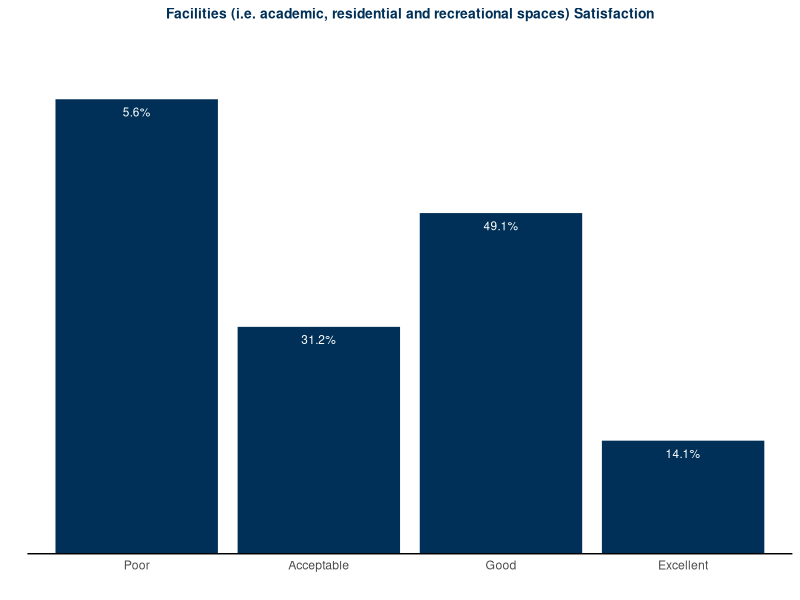
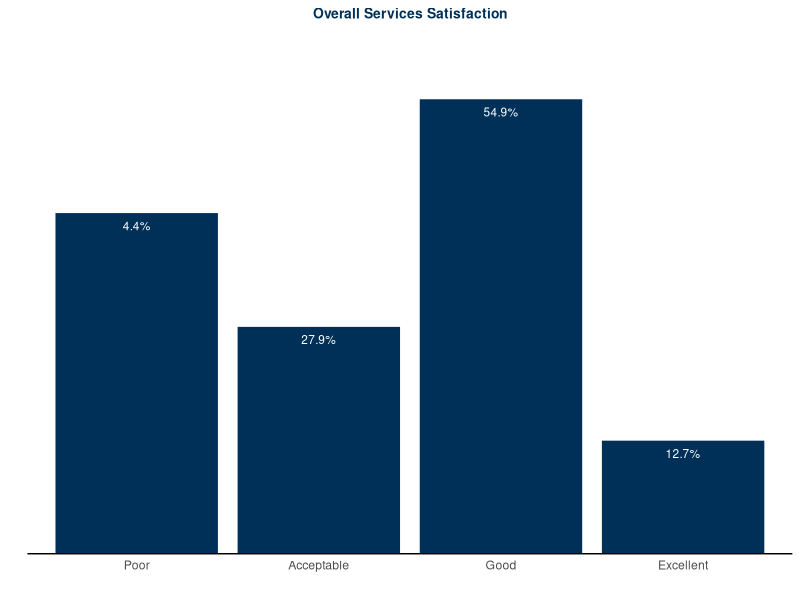
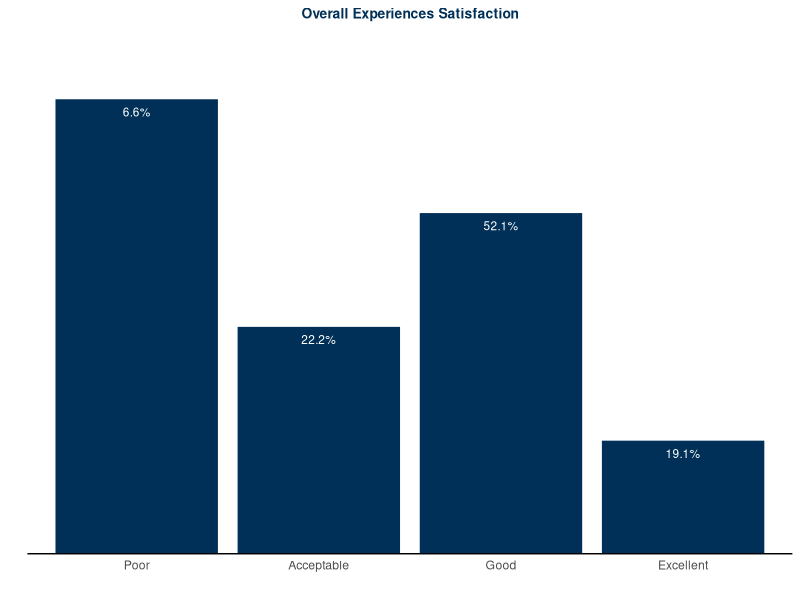
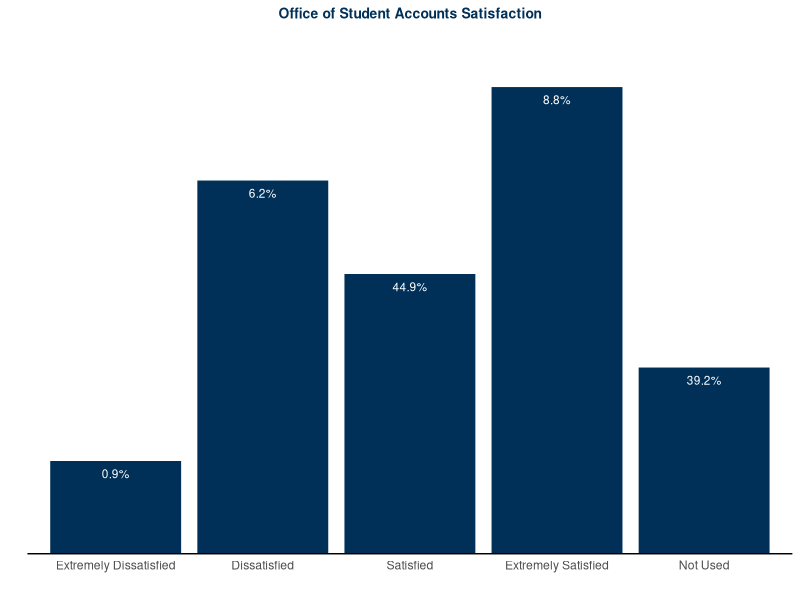
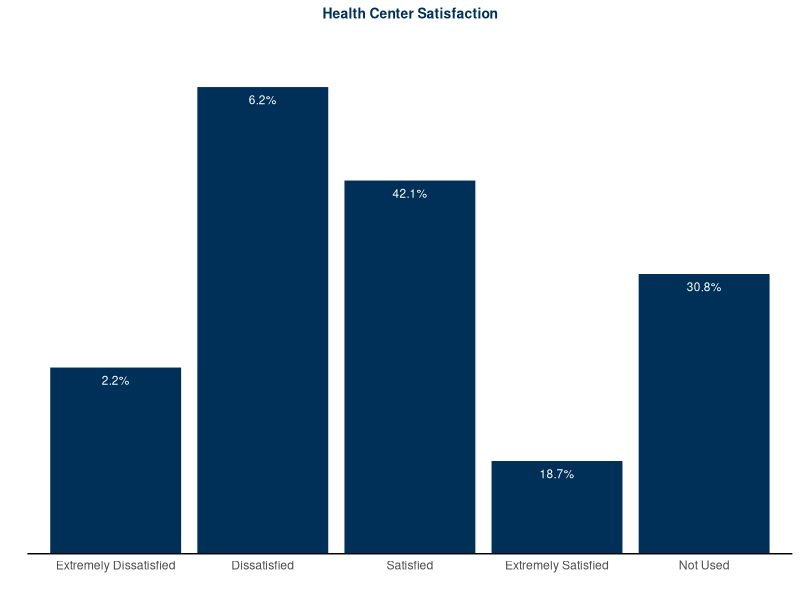
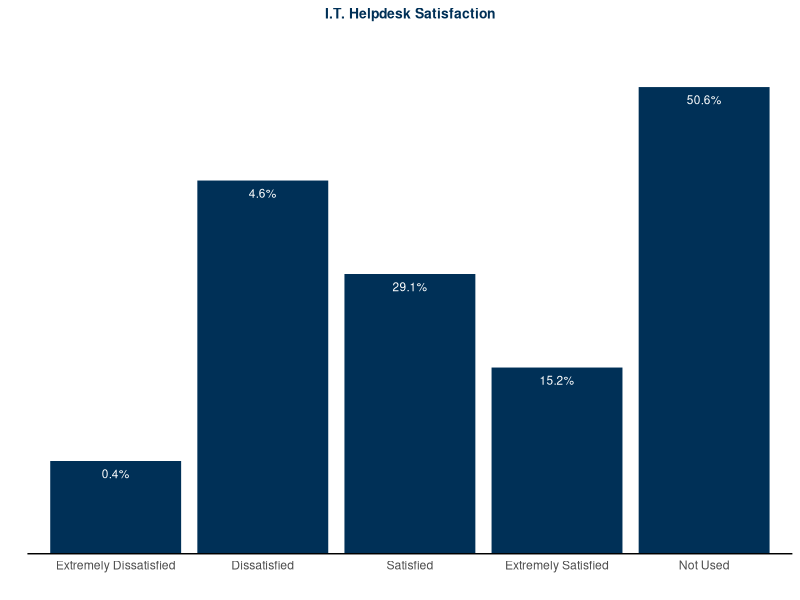
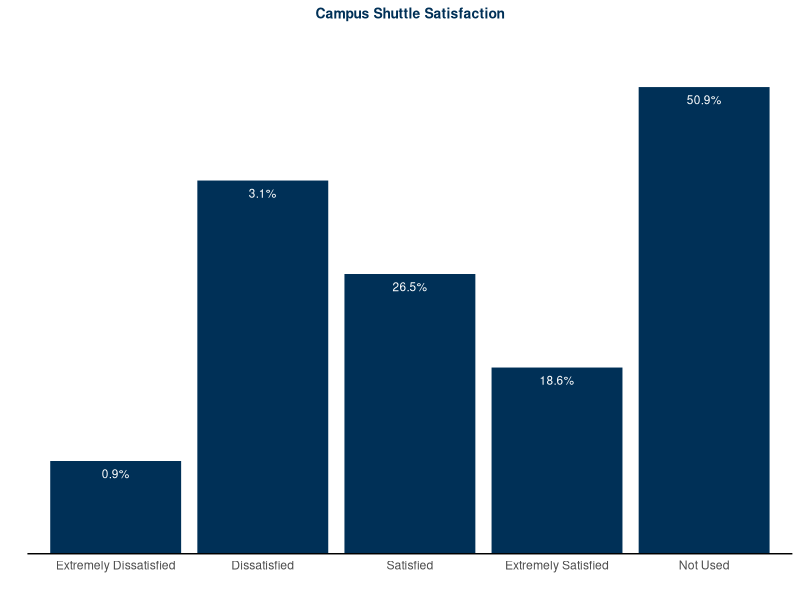
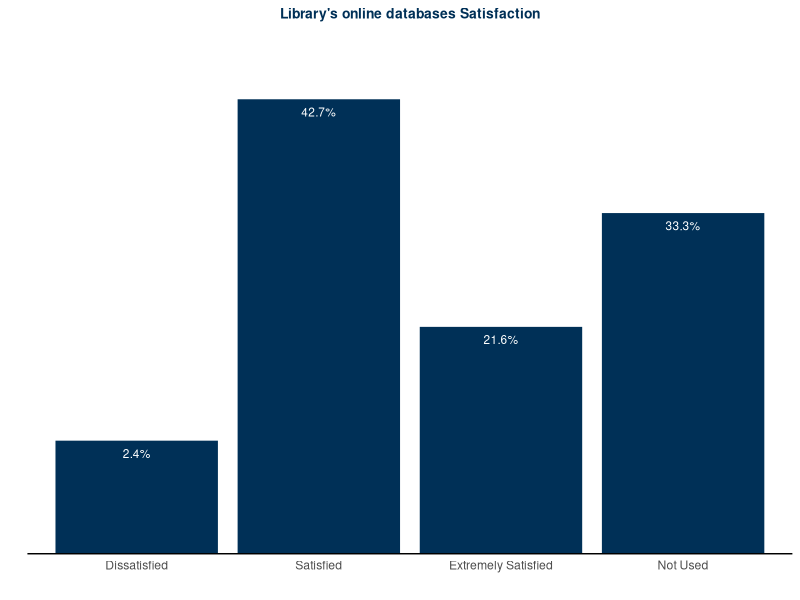

Reproduce these figures in R, in order.

#----------------------setting up-------------------------
setwd("-/Documents/Rprojects/data/student_satisfaction_survey")
getwd()
list.files()

#load package
library(readxl) #for read_excel
library(readr) #for read_csv
library(dplyr) #for select, rename, join, etc.
library(tidyverse) #for pipes
library(ggplot2)
library(stringr) 
#-------------------------data file prep-------------------------------------------------
#read data files, initial exploration
sss21<-read_excel("2021 SSS Raw.xlsx")
names(sss21)
#glimpse(sss21$`Invite Custom Field 1`)

#select (and rename) variables to build separate data frames
sss21.qual<-select(sss21, starts_with("Please explain"))
names(sss21.qual)

sss21.slct<-sss21 %>% select(`Invite Custom Field 1`, contains(":Please rate")) 
names(sss21.slct) [1]<-"pc_id"
names(sss21.slct)<- gsub(":[A-Za-z]*.*$", "", names(sss21.slct))
names(sss21.slct)

#revert to data frame to make variables and detect values for each variable
df_sss21<-as.data.frame(sss21.slct)
str(df_sss21)
names(df_sss21)



#=============================descriptive analysis=================================
#==================================================================================

#use df_sss21 to go through each item [2-25] 

#-------------------------------- Overall facilities--------------------------
#1.as factor
df_sss21 <- df_sss21 %>% mutate (facilities_fac = factor(df_sss21$`Overall facilities (i.e. academic, residential and recreational spaces)`, levels = c('Poor', 'Acceptable', 'Good', 'Excellent','NA')) )
df_sss21$facilities_fac #好像的确没有na/ no usage的选项？

#2.pivot table
facilities21_tab <- df_sss21 %>% 
  filter(!is.na(facilities_fac)) %>% 
  group_by(facilities_fac) %>% 
  summarize(cnt = n()) %>%
  mutate(percentage = sprintf(cnt/sum(cnt)*100, fmt= "%#0.1f%%" )) #'%#.2f'
facilities21_tab

#3.bar plot
facilities21_tab %>% 
  ggplot(aes(x =facilities_fac , y=percentage)) + 
  geom_col(fill = "#003057", color ="#ffffff") +
  theme_classic()+
  labs(title = str_wrap("Facilities (i.e. academic, residential and recreational spaces) Satisfaction"))+
  theme(plot.title = element_text(color = "#003057", size = 10, hjust = 0.5, face="bold"))+
  labs(x = "", y = "")+
  guides(y = "none")+
  theme(axis.ticks = element_blank())+
  geom_text(aes(label = percentage), vjust = 2, size = 3, color="#ffffff") 

# save the plot 
ggsave('facilities21.jpg', width = 6, height = 6, path="pic")

#--------------------------------Overall Services--------------------------------
#1.as factor
df_sss21 <- df_sss21 %>% mutate (service_fac = factor(df_sss21$`Overall Services`, levels = c('Poor', 'Acceptable', 'Good', 'Excellent','NA')) )
df_sss21$service_fac #好像的确没有na/ no usage的选项？

#2.pivot table
service21_tab  <- df_sss21 %>% 
  filter(!is.na(service_fac )) %>% 
  group_by(service_fac ) %>% 
  summarize(cnt = n()) %>%
  mutate(percentage = sprintf(cnt/sum(cnt)*100, fmt= "%#0.1f%%" )) #'%#.2f'
service21_tab

#3.bar plot
service21_tab %>% 
  ggplot(aes(x =service_fac , y=percentage)) + 
  geom_col(fill = "#003057", color ="#ffffff") +
  theme_classic()+
  labs(title = str_wrap("Overall Services Satisfaction"))+
  theme(plot.title = element_text(color = "#003057", size = 10, hjust = 0.5, face="bold"))+
  labs(x = "", y = "")+
  guides(y = "none")+
  theme(axis.ticks = element_blank())+
  geom_text(aes(label = percentage), vjust = 2, size = 3, color="#ffffff") 

# save the plot 
ggsave('service21.jpg', width = 6, height = 6, path="pic")

#-------------------------------- Overall Experiences---------------------------
#0.investige factor names
df_sss21 %>% group_by (df_sss21[4]) %>% count()

#1.as factor
df_sss21 <- df_sss21 %>% mutate (exp_fac = factor(df_sss21$`My overall experience`, levels = c('Poor', 'Acceptable', 'Good', 'Excellent')) )
df_sss21$exp_fac #好像的确没有na/ no usage的选项？

#2.pivot table
experience_tab  <- df_sss21 %>% 
  filter(!is.na(exp_fac)) %>% 
  group_by(exp_fac) %>% 
  summarize(cnt = n()) %>%
  mutate(percentage = sprintf(cnt/sum(cnt)*100, fmt= "%#0.1f%%" )) #'%#.2f'
experience_tab

#3.bar plot
experience_tab %>% 
  ggplot(aes(x =exp_fac , y=percentage)) + 
  geom_col(fill = "#003057", color ="#ffffff") +
  theme_classic()+
  labs(title = str_wrap("Overall Experiences Satisfaction"))+
  theme(plot.title = element_text(color = "#003057", size = 10, hjust = 0.5, face="bold"))+
  labs(x = "", y = "")+
  guides(y = "none")+
  theme(axis.ticks = element_blank())+
  geom_text(aes(label = percentage), vjust = 2, size = 3, color="#ffffff") 

# save the plot 
ggsave('experience21.jpg', width = 6, height = 6, path="pic")


#--------------------------------`Office of Student Accounts`--------------------------------
#0.investige factor names
df_sss21 %>% group_by (df_sss21[5]) %>% count()

#1.as factor
df_sss21 <- df_sss21 %>% mutate (account_fac = factor(df_sss21$`Office of Student Accounts`, levels = c('Extremely Dissatisfied', 'Dissatisfied', 'Satisfied', 'Extremely Satisfied', 'Not Used')) )
#check
df_sss21 %>% group_by (account_fac) %>% count()

#2.pivot table
account_tab  <- df_sss21 %>% 
  filter(!is.na(account_fac)) %>% 
  group_by(account_fac) %>% 
  summarize(cnt = n()) %>%
  mutate(percentage = sprintf(cnt/sum(cnt)*100, fmt= "%#0.1f%%" )) #'%#.2f'
#check
account_tab

#3.bar plot
account_tab %>% 
  ggplot(aes(x =account_fac , y=percentage)) + 
  geom_col(fill = "#003057", color ="#ffffff") +
  theme_classic()+
  labs(title = str_wrap("Office of Student Accounts Satisfaction"))+
  theme(plot.title = element_text(color = "#003057", size = 10, hjust = 0.5, face="bold"))+
  labs(x = "", y = "")+
  guides(y = "none")+
  theme(axis.ticks = element_blank())+
  geom_text(aes(label = percentage), vjust = 2, size = 3, color="#ffffff") 

# save the plot 
ggsave('account21.jpg', width = 6, height = 6, path="pic")

#---------------------------------`Health Center`-------------------------------------
#0.investige factor names
df_sss21 %>% group_by (df_sss21[6]) %>% count()

#1.as factor
df_sss21 <- df_sss21 %>% mutate (health_fac = factor(df_sss21$`Health Center`, levels = c('Extremely Dissatisfied', 'Dissatisfied', 'Satisfied', 'Extremely Satisfied', 'Not Used')) )
#check
df_sss21 %>% group_by (health_fac) %>% count()

#2.pivot table
account_tab  <- df_sss21 %>% 
  filter(!is.na(health_fac)) %>% 
  group_by(health_fac) %>% 
  summarize(cnt = n()) %>%
  mutate(percentage = sprintf(cnt/sum(cnt)*100, fmt= "%#0.1f%%" )) #'%#.2f'
#check
account_tab

#3.bar plot
account_tab %>% 
  ggplot(aes(x =health_fac , y=percentage)) + 
  geom_col(fill = "#003057", color ="#ffffff") +
  theme_classic()+
  labs(title = str_wrap("Health Center Satisfaction"))+
  theme(plot.title = element_text(color = "#003057", size = 10, hjust = 0.5, face="bold"))+
  labs(x = "", y = "")+
  guides(y = "none")+
  theme(axis.ticks = element_blank())+
  geom_text(aes(label = percentage), vjust = 2, size = 3, color="#ffffff") 

# save the plot 
ggsave('health21.jpg', width = 6, height = 6, path="pic")


#---------------------------`I.T. Helpdesk`---------------------------``
#0.investige factor names
df_sss21 %>% group_by (df_sss21[7]) %>% count()

#1.as factor
df_sss21 <- df_sss21 %>% mutate (IT_fac = factor(df_sss21$`I.T. Helpdesk`, levels = c('Extremely Dissatisfied', 'Dissatisfied', 'Satisfied', 'Extremely Satisfied', 'Not Used')) )
#check
df_sss21 %>% group_by (IT_fac) %>% count()

#2.pivot table
IT_tab  <- df_sss21 %>% 
  filter(!is.na(IT_fac)) %>% 
  group_by(IT_fac) %>% 
  summarize(cnt = n()) %>%
  mutate(percentage = sprintf(cnt/sum(cnt)*100, fmt= "%#0.1f%%" )) #'%#.2f'
#check
IT_tab

#3.bar plot
IT_tab %>% 
  ggplot(aes(x =IT_fac , y=percentage)) + 
  geom_col(fill = "#003057", color ="#ffffff") +
  theme_classic()+
  labs(title = str_wrap("I.T. Helpdesk Satisfaction"))+
  theme(plot.title = element_text(color = "#003057", size = 10, hjust = 0.5, face="bold"))+
  labs(x = "", y = "")+
  guides(y = "none")+
  theme(axis.ticks = element_blank())+
  geom_text(aes(label = percentage), vjust = 2, size = 3, color="#ffffff") 

# save the plot 
ggsave('IT21.jpg', width = 6, height = 6, path="pic")


#----------------------------------`Campus Shuttle`----------------------------``
#0.investige factor names
df_sss21 %>% group_by (df_sss21[8]) %>% count()

#1.as factor
df_sss21 <- df_sss21 %>% mutate (shuttle_fac = factor(df_sss21$`Campus Shuttle`, levels = c('Extremely Dissatisfied', 'Dissatisfied', 'Satisfied', 'Extremely Satisfied', 'Not Used')) )
#check
df_sss21 %>% group_by (shuttle_fac) %>% count()

#2.pivot table
shuttle_tab  <- df_sss21 %>% 
  filter(!is.na(shuttle_fac)) %>% 
  group_by(shuttle_fac) %>% 
  summarize(cnt = n()) %>%
  mutate(percentage = sprintf(cnt/sum(cnt)*100, fmt= "%#0.1f%%" )) #'%#.2f'
#check
shuttle_tab

#3.bar plot
shuttle_tab %>% 
  ggplot(aes(x =shuttle_fac , y=percentage)) + 
  geom_col(fill = "#003057", color ="#ffffff") +
  theme_classic()+
  labs(title = str_wrap("Campus Shuttle Satisfaction"))+
  theme(plot.title = element_text(color = "#003057", size = 10, hjust = 0.5, face="bold"))+
  labs(x = "", y = "")+
  guides(y = "none")+
  theme(axis.ticks = element_blank())+
  geom_text(aes(label = percentage), vjust = 2, size = 3, color="#ffffff") 

# save the plot 
ggsave('shuttle21.jpg', width = 6, height = 6, path="pic")



#-----------------------------------`Library's online databases`---------------------------``
#0.investige factor names
df_sss21 %>% group_by (df_sss21[9]) %>% count()

#1.as factor
df_sss21 <- df_sss21 %>% mutate (lib_fac = factor(df_sss21$`Library's online databases`, levels = c('Extremely Dissatisfied', 'Dissatisfied', 'Satisfied', 'Extremely Satisfied', 'Not Used')) )
#check
df_sss21 %>% group_by (lib_fac) %>% count()

#2.pivot table
lib_tab  <- df_sss21 %>% 
  filter(!is.na(lib_fac)) %>% 
  group_by(lib_fac) %>% 
  summarize(cnt = n()) %>%
  mutate(percentage = sprintf(cnt/sum(cnt)*100, fmt= "%#0.1f%%" )) #'%#.2f'
#check
lib_tab

#3.bar plot
lib_tab %>% 
  ggplot(aes(x =lib_fac , y=percentage)) + 
  geom_col(fill = "#003057", color ="#ffffff") +
  theme_classic()+
  labs(title = str_wrap("Library's online databases Satisfaction"))+
  theme(plot.title = element_text(color = "#003057", size = 10, hjust = 0.5, face="bold"))+
  labs(x = "", y = "")+
  guides(y = "none")+
  theme(axis.ticks = element_blank())+
  geom_text(aes(label = percentage), vjust = 2, size = 3, color="#ffffff") 

# save the plot 
ggsave('lib21.jpg', width = 6, height = 6, path="pic")

#--------------------------------`Mail Services`------------------------------``
#0.investige factor names
df_sss21 %>% group_by (df_sss21[10]) %>% count()

#1.as factor
df_sss21 <- df_sss21 %>% mutate (mail_fac = factor(df_sss21$`Mail Services`, levels = c('Extremely Dissatisfied', 'Dissatisfied', 'Satisfied', 'Extremely Satisfied', 'Not Used')) )
#check
df_sss21 %>% group_by (mail_fac) %>% count()

#2.pivot table
mail_tab  <- df_sss21 %>% 
  filter(!is.na(mail_fac)) %>% 
  group_by(mail_fac) %>% 
  summarize(cnt = n()) %>%
  mutate(percentage = sprintf(cnt/sum(cnt)*100, fmt= "%#0.1f%%" )) #'%#.2f'
#check
mail_tab

#3.bar plot
mail_tab %>% 
  ggplot(aes(x =mail_fac , y=percentage)) + 
  geom_col(fill = "#003057", color ="#ffffff") +
  theme_classic()+
  labs(title = str_wrap("Mail Services Satisfaction"))+
  theme(plot.title = element_text(color = "#003057", size = 10, hjust = 0.5, face="bold"))+
  labs(x = "", y = "")+
  guides(y = "none")+
  theme(axis.ticks = element_blank())+
  geom_text(aes(label = percentage), vjust = 2, size = 3, color="#ffffff") 

# save the plot 
ggsave('mail21.jpg', width = 6, height = 6, path="pic")



#--------------------------------------Academic Achievement Center----------------------------``
#0.investige factor names
df_sss21 %>% group_by (df_sss21[11]) %>% count()

#1.as factor
df_sss21 <- df_sss21 %>% mutate (aca_fac = factor(df_sss21$`Academic Achievement Center`, levels = c('Extremely Dissatisfied', 'Dissatisfied', 'Satisfied', 'Extremely Satisfied', 'Not Used')) )
#check
df_sss21 %>% group_by (aca_fac) %>% count()

#2.pivot table
aca_tab  <- df_sss21 %>% 
  filter(!is.na(aca_fac)) %>% 
  group_by(aca_fac) %>% 
  summarize(cnt = n()) %>%
  mutate(percentage = sprintf(cnt/sum(cnt)*100, fmt= "%#0.1f%%" )) #'%#.2f'
#check
aca_tab

#3.bar plot
aca_tab %>% 
  ggplot(aes(x =aca_fac , y=percentage)) + 
  geom_col(fill = "#003057", color ="#ffffff") +
  theme_classic()+
  labs(title = str_wrap("Academic Achievement Center Satisfaction"))+
  theme(plot.title = element_text(color = "#003057", size = 10, hjust = 0.5, face="bold"))+
  labs(x = "", y = "")+
  guides(y = "none")+
  theme(axis.ticks = element_blank())+
  geom_text(aes(label = percentage), vjust = 2, size = 3, color="#ffffff") 

# save the plot 
ggsave('acacenter21.jpg', width = 6, height = 6, path="pic")


#-------------------------Office of Student Financial Planning (Financial Aid)-----------``
#0.investige factor names
df_sss21 %>% group_by (df_sss21[12]) %>% count()

#1.as factor
df_sss21 <- df_sss21 %>% mutate (financeaid_fac = factor(df_sss21$`Office of Student Financial Planning (Financial Aid)`, levels = c('Extremely Dissatisfied', 'Dissatisfied', 'Satisfied', 'Extremely Satisfied', 'Not Used')) )
#check
df_sss21 %>% group_by (financeaid_fac) %>% count()

#2.pivot table
financeaid_tab  <- df_sss21 %>% 
  filter(!is.na(financeaid_fac)) %>% 
  group_by(financeaid_fac) %>% 
  summarize(cnt = n()) %>%
  mutate(percentage = sprintf(cnt/sum(cnt)*100, fmt= "%#0.1f%%" )) #'%#.2f'
#check
financeaid_tab

#3.bar plot
financeaid_tab %>% 
  ggplot(aes(x =financeaid_fac , y=percentage)) + 
  geom_col(fill = "#003057", color ="#ffffff") +
  theme_classic()+
  labs(title = str_wrap("Office of Student Financial Planning (Financial Aid) Satisfaction"))+
  theme(plot.title = element_text(color = "#003057", size = 10, hjust = 0.5, face="bold"))+
  labs(x = "", y = "")+
  guides(y = "none")+
  theme(axis.ticks = element_blank())+
  geom_text(aes(label = percentage), vjust = 2, size = 3, color="#ffffff") 

# save the plot 
ggsave('financeaid21.jpg', width = 6, height = 6, path="pic")



#--------------------------------`Registrar's Office`---------------------------------``
#0.investige factor names
df_sss21 %>% group_by (df_sss21[13]) %>% count()

#1.as factor
df_sss21 <- df_sss21 %>% mutate (registar_fac = factor(df_sss21$`Registrar's Office`, levels = c('Extremely Dissatisfied', 'Dissatisfied', 'Satisfied', 'Extremely Satisfied', 'Not Used')) )
#check
df_sss21 %>% group_by (registar_fac) %>% count()

#2.pivot table
registar_tab  <- df_sss21 %>% 
  filter(!is.na(registar_fac)) %>% 
  group_by(registar_fac) %>% 
  summarize(cnt = n()) %>%
  mutate(percentage = sprintf(cnt/sum(cnt)*100, fmt= "%#0.1f%%" )) #'%#.2f'
#check
registar_tab

#3.bar plot
registar_tab %>% 
  ggplot(aes(x =registar_fac , y=percentage)) + 
  geom_col(fill = "#003057", color ="#ffffff") +
  theme_classic()+
  labs(title = str_wrap("Registrar's Office Satisfaction"))+
  theme(plot.title = element_text(color = "#003057", size = 10, hjust = 0.5, face="bold"))+
  labs(x = "", y = "")+
  guides(y = "none")+
  theme(axis.ticks = element_blank())+
  geom_text(aes(label = percentage), vjust = 2, size = 3, color="#ffffff") 

# save the plot 
ggsave('registar21.jpg', width = 6, height = 6, path="pic")



#-----------------------------------`Career Development Center`--------------------------``
#0.investige factor names
df_sss21 %>% group_by (df_sss21[14]) %>% count()

#1.as factor
df_sss21 <- df_sss21 %>% mutate (career_fac = factor(df_sss21$`Career Development Center`, levels = c('Extremely Dissatisfied', 'Dissatisfied', 'Satisfied', 'Extremely Satisfied', 'Not Used')) )
#check
df_sss21 %>% group_by (career_fac) %>% count()

#2.pivot table
career_tab  <- df_sss21 %>% 
  filter(!is.na(career_fac)) %>% 
  group_by(career_fac) %>% 
  summarize(cnt = n()) %>%
  mutate(percentage = sprintf(cnt/sum(cnt)*100, fmt= "%#0.1f%%" )) #'%#.2f'
#check
career_tab

#3.bar plot
career_tab %>% 
  ggplot(aes(x =career_fac , y=percentage)) + 
  geom_col(fill = "#003057", color ="#ffffff") +
  theme_classic()+
  labs(title = str_wrap("Career Development Center Satisfaction"))+
  theme(plot.title = element_text(color = "#003057", size = 10, hjust = 0.5, face="bold"))+
  labs(x = "", y = "")+
  guides(y = "none")+
  theme(axis.ticks = element_blank())+
  geom_text(aes(label = percentage), vjust = 2, size = 3, color="#ffffff") 

# save the plot 
ggsave('career21.jpg', width = 6, height = 6, path="pic")


#-------------------------------`Counseling Center (in Mott House or virtual)`-----------------``
#0.investige factor names
df_sss21 %>% group_by (df_sss21[15]) %>% count()

#1.as factor
df_sss21 <- df_sss21 %>% mutate (counsel_fac = factor(df_sss21$ `Counseling Center (in Mott House or virtual)`, levels = c('Extremely Dissatisfied', 'Dissatisfied', 'Satisfied', 'Extremely Satisfied', 'Not Used')) )
#check
df_sss21 %>% group_by (counsel_fac) %>% count()

#2.pivot table
counsel_tab  <- df_sss21 %>% 
  filter(!is.na(counsel_fac)) %>% 
  group_by(counsel_fac) %>% 
  summarize(cnt = n()) %>%
  mutate(percentage = sprintf(cnt/sum(cnt)*100, fmt= "%#0.1f%%" )) #'%#.2f'
#check
counsel_tab

#3.bar plot
counsel_tab %>% 
  ggplot(aes(x =counsel_fac , y=percentage)) + 
  geom_col(fill = "#003057", color ="#ffffff") +
  theme_classic()+
  labs(title = str_wrap("Counseling Center (in Mott House or virtual) Satisfaction"))+
  theme(plot.title = element_text(color = "#003057", size = 10, hjust = 0.5, face="bold"))+
  labs(x = "", y = "")+
  guides(y = "none")+
  theme(axis.ticks = element_blank())+
  geom_text(aes(label = percentage), vjust = 2, size = 3, color="#ffffff") 

# save the plot 
ggsave('counseling21.jpg', width = 6, height = 6, path="pic")



#----------------------------------Intercultural Center & Commuter Cottage (IC3)----------------------``
#0.investige factor names
df_sss21 %>% group_by (df_sss21[16]) %>% count()

#1.as factor
df_sss21 <- df_sss21 %>% mutate (iccc_fac = factor(df_sss21$ `Intercultural Center & Commuter Cottage (IC3)`, levels = c('Extremely Dissatisfied', 'Dissatisfied', 'Satisfied', 'Extremely Satisfied', 'Not Used')) )
#check
df_sss21 %>% group_by (iccc_fac) %>% count()

#2.pivot table
iccc_tab  <- df_sss21 %>% 
  filter(!is.na(iccc_fac)) %>% 
  group_by(iccc_fac) %>% 
  summarize(cnt = n()) %>%
  mutate(percentage = sprintf(cnt/sum(cnt)*100, fmt= "%#0.1f%%" )) #'%#.2f'
#check
iccc_tab

#3.bar plot
iccc_tab %>% 
  ggplot(aes(x =iccc_fac , y=percentage)) + 
  geom_col(fill = "#003057", color ="#ffffff") +
  theme_classic()+
  labs(title = str_wrap("Intercultural Center & Commuter Cottage (IC3) Satisfaction"))+
  theme(plot.title = element_text(color = "#003057", size = 10, hjust = 0.5, face="bold"))+
  labs(x = "", y = "")+
  guides(y = "none")+
  theme(axis.ticks = element_blank())+
  geom_text(aes(label = percentage), vjust = 2, size = 3, color="#ffffff") 

# save the plot 
ggsave('iccc21.jpg', width = 6, height = 6, path="pic")



#------------------------------------`Lasell students have a strong sense of school spirit.`------------------``
#0.investige factor names
df_sss21 %>% group_by (df_sss21[17]) %>% count()

#1.as factor
df_sss21 <- df_sss21 %>% mutate (spirit_fac = factor(df_sss21$`Lasell students have a strong sense of school spirit.`, levels = c('Strongly Disagree', 'Disagree', 'Agree', 'Strongly Agree')) )
#check
df_sss21 %>% group_by (spirit_fac) %>% count()

#2.pivot table
spirit_tab  <- df_sss21 %>% 
  filter(!is.na(spirit_fac)) %>% 
  group_by(spirit_fac) %>% 
  summarize(cnt = n()) %>%
  mutate(percentage = sprintf(cnt/sum(cnt)*100, fmt= "%#0.1f%%" )) #'%#.2f'
#check
spirit_tab

#3.bar plot
spirit_tab %>% 
  ggplot(aes(x =spirit_fac , y=percentage)) + 
  geom_col(fill = "#003057", color ="#ffffff") +
  theme_classic()+
  labs(title = str_wrap("Lasell students have a strong sense of school spirit"))+
  theme(plot.title = element_text(color = "#003057", size = 10, hjust = 0.5, face="bold"))+
  labs(x = "", y = "")+
  guides(y = "none")+
  theme(axis.ticks = element_blank())+
  geom_text(aes(label = percentage), vjust = 2, size = 3, color="#ffffff") 

# save the plot 
ggsave('spirit21.jpg', width = 6, height = 6, path="pic")



#------------------------There is a strong sense of academic integrity at Lasell.`------------``
#0.investige factor names
df_sss21 %>% group_by (df_sss21[18]) %>% count()

#1.as factor
df_sss21 <- df_sss21 %>% mutate (integrity_fac = factor(df_sss21$`There is a strong sense of academic integrity at Lasell.`, levels = c('Strongly Disagree', 'Disagree', 'Agree', 'Strongly Agree')) )
#check
df_sss21 %>% group_by (integrity_fac) %>% count()

#2.pivot table
integrity_tab  <- df_sss21 %>% 
  filter(!is.na(integrity_fac)) %>% 
  group_by(integrity_fac) %>% 
  summarize(cnt = n()) %>%
  mutate(percentage = sprintf(cnt/sum(cnt)*100, fmt= "%#0.1f%%" )) #'%#.2f'
#check
integrity_tab

#3.bar plot
integrity_tab %>% 
  ggplot(aes(x =integrity_fac , y=percentage)) + 
  geom_col(fill = "#003057", color ="#ffffff") +
  theme_classic()+
  labs(title = str_wrap("There is a strong sense of academic integrity at Lasell"))+
  theme(plot.title = element_text(color = "#003057", size = 10, hjust = 0.5, face="bold"))+
  labs(x = "", y = "")+
  guides(y = "none")+
  theme(axis.ticks = element_blank())+
  geom_text(aes(label = percentage), vjust = 2, size = 3, color="#ffffff") 

# save the plot 
ggsave('integrity21.jpg', width = 6, height = 6, path="pic")


#------------------------- `I have had positive experiences with individuals different than myself.`---------------------``
#0.investige factor names
df_sss21 %>% group_by (df_sss21[19]) %>% count()

#1.as factor
df_sss21 <- df_sss21 %>% mutate (diverse_fac = factor(df_sss21$`I have had positive experiences with individuals different than myself.`, levels = c('Strongly Disagree', 'Disagree', 'Agree', 'Strongly Agree')) )
#check
df_sss21 %>% group_by (diverse_fac) %>% count()

#2.pivot table
diverse_tab  <- df_sss21 %>% 
  filter(!is.na(diverse_fac)) %>% 
  group_by(diverse_fac) %>% 
  summarize(cnt = n()) %>%
  mutate(percentage = sprintf(cnt/sum(cnt)*100, fmt= "%#0.1f%%" )) #'%#.2f'
#check
diverse_tab

#3.bar plot
diverse_tab %>% 
  ggplot(aes(x =diverse_fac , y=percentage)) + 
  geom_col(fill = "#003057", color ="#ffffff") +
  theme_classic()+
  labs(title = str_wrap("I have had positive experiences with individuals different than myself"))+
  theme(plot.title = element_text(color = "#003057", size = 10, hjust = 0.5, face="bold"))+
  labs(x = "", y = "")+
  guides(y = "none")+
  theme(axis.ticks = element_blank())+
  geom_text(aes(label = percentage), vjust = 2, size = 3, color="#ffffff") 

# save the plot 
ggsave('diverse21.jpg', width = 6, height = 6, path="pic")



#-----------------------------`I am able to register for classes I need with few conflicts.-------------------------``
#0.investige factor names
df_sss21 %>% group_by (df_sss21[20]) %>% count()

#1.as factor
df_sss21 <- df_sss21 %>% mutate (registerclass_fac = factor(df_sss21$`I am able to register for classes I need with few conflicts.`, levels = c('Strongly Disagree', 'Disagree', 'Agree', 'Strongly Agree')) )
#check
df_sss21 %>% group_by (registerclass_fac) %>% count()

#2.pivot table
registerclass_tab  <- df_sss21 %>% 
  filter(!is.na(registerclass_fac)) %>% 
  group_by(registerclass_fac) %>% 
  summarize(cnt = n()) %>%
  mutate(percentage = sprintf(cnt/sum(cnt)*100, fmt= "%#0.1f%%" )) #'%#.2f'
#check
registerclass_tab

#3.bar plot
registerclass_tab %>% 
  ggplot(aes(x =registerclass_fac , y=percentage)) + 
  geom_col(fill = "#003057", color ="#ffffff") +
  theme_classic()+
  labs(title = str_wrap("I am able to register for classes I need with few conflicts"))+
  theme(plot.title = element_text(color = "#003057", size = 10, hjust = 0.5, face="bold"))+
  labs(x = "", y = "")+
  guides(y = "none")+
  theme(axis.ticks = element_blank())+
  geom_text(aes(label = percentage), vjust = 2, size = 3, color="#ffffff") 

# save the plot 
ggsave('registerclass21.jpg', width = 6, height = 6, path="pic")



#----------------------------`Living conditions in the residence halls are comfortable.`--------------------------``
#0.investige factor names
df_sss21 %>% group_by (df_sss21[21]) %>% count()

#1.as factor
df_sss21 <- df_sss21 %>% mutate (living_fac = factor(df_sss21$`Living conditions in the residence halls are comfortable.`, levels = c('Strongly Disagree', 'Disagree', 'Agree', 'Strongly Agree')) )
#check
df_sss21 %>% group_by (living_fac) %>% count()

#2.pivot table
living_tab  <- df_sss21 %>% 
  filter(!is.na(living_fac)) %>% 
  group_by(living_fac) %>% 
  summarize(cnt = n()) %>%
  mutate(percentage = sprintf(cnt/sum(cnt)*100, fmt= "%#0.1f%%" )) #'%#.2f'
#check
living_tab

#3.bar plot
living_tab %>% 
  ggplot(aes(x =living_fac , y=percentage)) + 
  geom_col(fill = "#003057", color ="#ffffff") +
  theme_classic()+
  labs(title = str_wrap("Living conditions in the residence halls are comfortable"))+
  theme(plot.title = element_text(color = "#003057", size = 10, hjust = 0.5, face="bold"))+
  labs(x = "", y = "")+
  guides(y = "none")+
  theme(axis.ticks = element_blank())+
  geom_text(aes(label = percentage), vjust = 2, size = 3, color="#ffffff") 

# save the plot 
ggsave('living21.jpg', width = 6, height = 6, path="pic")



#---------------------------`Living conditions in the residence halls are comfortable.`---------------------------``
#0.investige factor names
df_sss21 %>% group_by (df_sss21[22]) %>% count()

#1.as factor
df_sss21 <- df_sss21 %>% mutate (acacommit_fac = factor(df_sss21$`There is a commitment to academic excellence.`, levels = c('Strongly Disagree', 'Disagree', 'Agree', 'Strongly Agree')) )
#check
df_sss21 %>% group_by (acacommit_fac) %>% count()

#2.pivot table
acacommit_tab  <- df_sss21 %>% 
  filter(!is.na(acacommit_fac)) %>% 
  group_by(acacommit_fac) %>% 
  summarize(cnt = n()) %>%
  mutate(percentage = sprintf(cnt/sum(cnt)*100, fmt= "%#0.1f%%" )) #'%#.2f'
#check
acacommit_tab

#3.bar plot
acacommit_tab %>% 
  ggplot(aes(x =acacommit_fac , y=percentage)) + 
  geom_col(fill = "#003057", color ="#ffffff") +
  theme_classic()+
  labs(title = str_wrap("There is a commitment to academic excellence"))+
  theme(plot.title = element_text(color = "#003057", size = 10, hjust = 0.5, face="bold"))+
  labs(x = "", y = "")+
  guides(y = "none")+
  theme(axis.ticks = element_blank())+
  geom_text(aes(label = percentage), vjust = 2, size = 3, color="#ffffff") 

# save the plot 
ggsave('acacommit21.jpg', width = 6, height = 6, path="pic")



#----------------------------`Faculty care about me as an individual.`--------------------------``
#0.investige factor names
df_sss21 %>% group_by (df_sss21[23]) %>% count()

#1.as factor
df_sss21 <- df_sss21 %>% mutate (faccare_fac = factor(df_sss21$`Faculty care about me as an individual.`, levels = c('Strongly Disagree', 'Disagree', 'Agree', 'Strongly Agree')) )
#check
df_sss21 %>% group_by (faccare_fac) %>% count()

#2.pivot table
faccare_tab  <- df_sss21 %>% 
  filter(!is.na(faccare_fac)) %>% 
  group_by(faccare_fac) %>% 
  summarize(cnt = n()) %>%
  mutate(percentage = sprintf(cnt/sum(cnt)*100, fmt= "%#0.1f%%" )) #'%#.2f'
#check
faccare_tab

#3.bar plot
faccare_tab %>% 
  ggplot(aes(x =faccare_fac , y=percentage)) + 
  geom_col(fill = "#003057", color ="#ffffff") +
  theme_classic()+
  labs(title = str_wrap("Faculty care about me as an individual"))+
  theme(plot.title = element_text(color = "#003057", size = 10, hjust = 0.5, face="bold"))+
  labs(x = "", y = "")+
  guides(y = "none")+
  theme(axis.ticks = element_blank())+
  geom_text(aes(label = percentage), vjust = 2, size = 3, color="#ffffff") 

# save the plot 
ggsave('faccare21.jpg', width = 6, height = 6, path="pic")



#---------------------------`Faculty care about me as an individual.`---------------------------``
#0.investige factor names
df_sss21 %>% group_by (df_sss21[24]) %>% count()

#1.as factor
df_sss21 <- df_sss21 %>% mutate (community_fac = factor(df_sss21$ `I feel like an integral part of the Lasell University community.` , levels = c('Strongly Disagree', 'Disagree', 'Agree', 'Strongly Agree')) )
#check
df_sss21 %>% group_by (community_fac) %>% count()

#2.pivot table
community_tab  <- df_sss21 %>% 
  filter(!is.na(community_fac)) %>% 
  group_by(community_fac) %>% 
  summarize(cnt = n()) %>%
  mutate(percentage = sprintf(cnt/sum(cnt)*100, fmt= "%#0.1f%%" )) #'%#.2f'
#check
community_tab

#3.bar plot
community_tab %>% 
  ggplot(aes(x =community_fac , y=percentage)) + 
  geom_col(fill = "#003057", color ="#ffffff") +
  theme_classic()+
  labs(title = str_wrap("I feel like an integral part of the Lasell University community"))+
  theme(plot.title = element_text(color = "#003057", size = 10, hjust = 0.5, face="bold"))+
  labs(x = "", y = "")+
  guides(y = "none")+
  theme(axis.ticks = element_blank())+
  geom_text(aes(label = percentage), vjust = 2, size = 3, color="#ffffff") 

# save the plot 
ggsave('community21.jpg', width = 6, height = 6, path="pic")



#-----------------------------`Tuition paid here is a worthwhile investment.`-------------------------``
#0.investige factor names
df_sss21 %>% group_by (df_sss21[25]) %>% count()

#1.as factor
df_sss21 <- df_sss21 %>% mutate (tuitionworth_fac = factor(df_sss21$`Tuition paid here is a worthwhile investment.` , levels = c('Strongly Disagree', 'Disagree', 'Agree', 'Strongly Agree')) )
#check
df_sss21 %>% group_by (tuitionworth_fac) %>% count()

#2.pivot table
tuitionworth_tab  <- df_sss21 %>% 
  filter(!is.na(tuitionworth_fac)) %>% 
  group_by(tuitionworth_fac) %>% 
  summarize(cnt = n()) %>%
  mutate(percentage = sprintf(cnt/sum(cnt)*100, fmt= "%#0.1f%%" )) #'%#.2f'
#check
tuitionworth_tab

#3.bar plot
tuitionworth_tab %>% 
  ggplot(aes(x =tuitionworth_fac , y=percentage)) + 
  geom_col(fill = "#003057", color ="#ffffff") +
  theme_classic()+
  labs(title = str_wrap("Tuition paid here is a worthwhile investment"))+
  theme(plot.title = element_text(color = "#003057", size = 10, hjust = 0.5, face="bold"))+
  labs(x = "", y = "")+
  guides(y = "none")+
  theme(axis.ticks = element_blank())+
  geom_text(aes(label = percentage), vjust = 2, size = 3, color="#ffffff") 

# save the plot 
ggsave('tuitionworth21.jpg', width = 6, height = 6, path="pic")



#-------------------------`I feel my voice is heard as a student.`-----------------------------``
#0.investige factor names
df_sss21 %>% group_by (df_sss21[26]) %>% count()

#1.as factor
df_sss21 <- df_sss21 %>% mutate (voice_fac = factor(df_sss21$`I feel my voice is heard as a student.`, levels = c('Strongly Disagree', 'Disagree', 'Agree', 'Strongly Agree')) )
#check
df_sss21 %>% group_by (voice_fac) %>% count()

#2.pivot table
voice_tab  <- df_sss21 %>% 
  filter(!is.na(voice_fac)) %>% 
  group_by(voice_fac) %>% 
  summarize(cnt = n()) %>%
  mutate(percentage = sprintf(cnt/sum(cnt)*100, fmt= "%#0.1f%%" )) #'%#.2f'
#check
voice_tab

#3.bar plot
voice_tab %>% 
  ggplot(aes(x =voice_fac , y=percentage)) + 
  geom_col(fill = "#003057", color ="#ffffff") +
  theme_classic()+
  labs(title = str_wrap("I feel my voice is heard as a student"))+
  theme(plot.title = element_text(color = "#003057", size = 10, hjust = 0.5, face="bold"))+
  labs(x = "", y = "")+
  guides(y = "none")+
  theme(axis.ticks = element_blank())+
  geom_text(aes(label = percentage), vjust = 2, size = 3, color="#ffffff") 

# save the plot 
ggsave('voice21.jpg', width = 6, height = 6, path="pic")



#----------------------------`Faculty are usually available after class and during office hours.`--------------------------``
#0.investige factor names
df_sss21 %>% group_by (df_sss21[27]) %>% count()

#1.as factor
df_sss21 <- df_sss21 %>% mutate (facavailable_fac = factor(df_sss21$`Faculty are usually available after class and during office hours.`, levels = c('Strongly Disagree', 'Disagree', 'Agree', 'Strongly Agree')) )
#check
df_sss21 %>% group_by (facavailable_fac) %>% count()

#2.pivot table
facavailable_tab  <- df_sss21 %>% 
  filter(!is.na(facavailable_fac)) %>% 
  group_by(facavailable_fac) %>% 
  summarize(cnt = n()) %>%
  mutate(percentage = sprintf(cnt/sum(cnt)*100, fmt= "%#0.1f%%" )) #'%#.2f'
#check
facavailable_tab

#3.bar plot
facavailable_tab %>% 
  ggplot(aes(x =facavailable_fac , y=percentage)) + 
  geom_col(fill = "#003057", color ="#ffffff") +
  theme_classic()+
  labs(title = str_wrap("Faculty are usually available after class and during office hours"))+
  theme(plot.title = element_text(color = "#003057", size = 10, hjust = 0.5, face="bold"))+
  labs(x = "", y = "")+
  guides(y = "none")+
  theme(axis.ticks = element_blank())+
  geom_text(aes(label = percentage), vjust = 2, size = 3, color="#ffffff") 

# save the plot 
ggsave('facavailable21.jpg', width = 6, height = 6, path="pic")



#-------------`I was able to register for the course types that I wanted (on-campus, online, or flex)`-------------------``
#0.investige factor names
df_sss21 %>% group_by (df_sss21[28]) %>% count()

#1.as factor
df_sss21 <- df_sss21 %>% mutate (registerwant_fac = factor(df_sss21$`I was able to register for the course types that I wanted (on-campus, online, or flex)`, levels = c('Strongly Disagree', 'Disagree', 'Agree', 'Strongly Agree')) )
#check
df_sss21 %>% group_by (registerwant_fac) %>% count()

#2.pivot table
registerwant_tab  <- df_sss21 %>% 
  filter(!is.na(registerwant_fac)) %>% 
  group_by(registerwant_fac) %>% 
  summarize(cnt = n()) %>%
  mutate(percentage = sprintf(cnt/sum(cnt)*100, fmt= "%#0.1f%%" )) #'%#.2f'
#check
registerwant_tab

#3.bar plot
registerwant_tab %>% 
  ggplot(aes(x =registerwant_fac , y=percentage)) + 
  geom_col(fill = "#003057", color ="#ffffff") +
  theme_classic()+
  labs(title = str_wrap("I was able to register for the course types that I wanted (on-campus, online, or flex)"))+
  theme(plot.title = element_text(color = "#003057", size = 10, hjust = 0.5, face="bold"))+
  labs(x = "", y = "")+
  guides(y = "none")+
  theme(axis.ticks = element_blank())+
  geom_text(aes(label = percentage), vjust = 2, size = 3, color="#ffffff") 

# save the plot 
ggsave('registerwant21.jpg', width = 6, height = 6, path="pic")



#-------------`I was able to register for the course types that I wanted (on-campus, online, or flex)`---------------`
#0.investige factor names
df_sss21 %>% group_by (df_sss21[29]) %>% count()

#1.as factor
df_sss21 <- df_sss21 %>% mutate (registerwant_fac = factor(df_sss21$`I was able to register for the course types that I wanted (on-campus, online, or flex)`, levels = c('Strongly Disagree', 'Disagree', 'Agree', 'Strongly Agree')) )
#check
df_sss21 %>% group_by (registerwant_fac) %>% count()

#2.pivot table
registerwant_tab  <- df_sss21 %>% 
  filter(!is.na(registerwant_fac)) %>% 
  group_by(registerwant_fac) %>% 
  summarize(cnt = n()) %>%
  mutate(percentage = sprintf(cnt/sum(cnt)*100, fmt= "%#0.1f%%" )) #'%#.2f'
#check
registerwant_tab

#3.bar plot
registerwant_tab %>% 
  ggplot(aes(x =registerwant_fac , y=percentage)) + 
  geom_col(fill = "#003057", color ="#ffffff") +
  theme_classic()+
  labs(title = str_wrap("I was able to register for the course types that I wanted (on-campus, online, or flex)"))+
  theme(plot.title = element_text(color = "#003057", size = 10, hjust = 0.5, face="bold"))+
  labs(x = "", y = "")+
  guides(y = "none")+
  theme(axis.ticks = element_blank())+
  geom_text(aes(label = percentage), vjust = 2, size = 3, color="#ffffff") 

# save the plot 
ggsave('registerwant21.jpg', width = 6, height = 6, path="pic")
